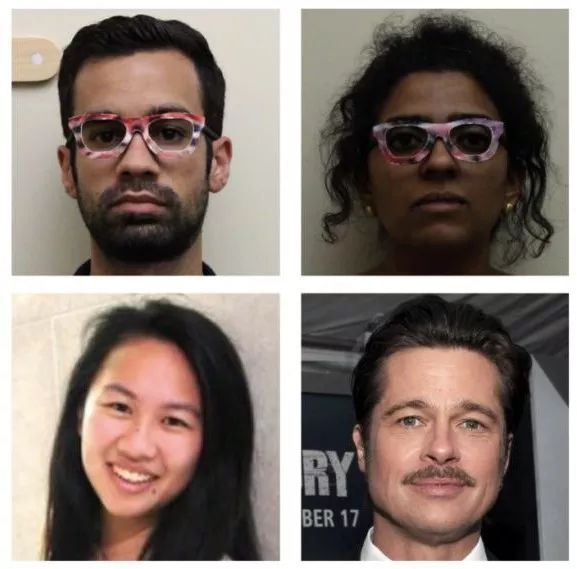
#> input picture images/sample.jpg, 577 x 569 px
$ python main.py
#> lines starting #> are read from the running program, lines starting #| are printed output that depends on the picture; after the words box and inside, x2 and y2 are one past the last pixel; in counts of white or black regions, pixels touching at a corner belong together
import cv2

def detect_faces(image_path):
    # 加载预训练的 Haar 特征分类器
#> called with image_path = 'images/sample.jpg'
    face_cascade = cv2.CascadeClassifier(cv2.data.haarcascades + 'haarcascade_frontalface_default.xml')

    # 读取图像
    image = cv2.imread(image_path)
#> image is the input picture: shape (569, 577, 3); mean B, G, R 111.6, 119, 132.3
    gray_image = cv2.cvtColor(image, cv2.COLOR_BGR2GRAY)
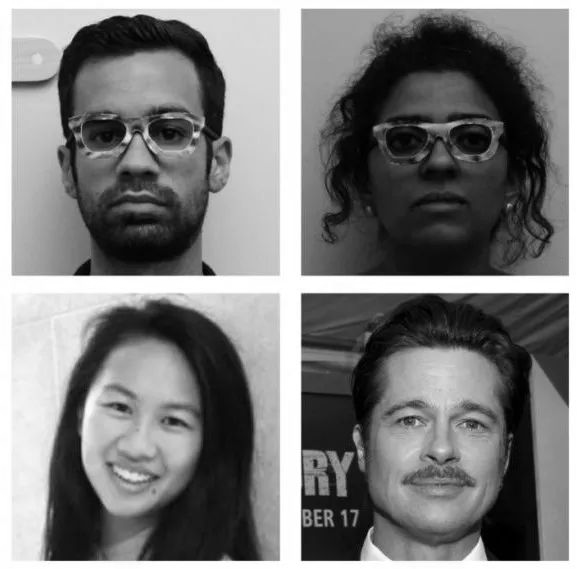
#> gray_image: shape (569, 577); min 0, max 255, mean 122.1

    # 检测人脸
    faces = face_cascade.detectMultiScale(gray_image, scaleFactor=1.1, minNeighbors=5, minSize=(30, 30))
#> faces = [[357, 355, 169, 169], [66, 352, 158, 158], [41, 56, 191, 191], [351, 68, 178, 178]]

    # 绘制矩形框
    for (x, y, w, h) in faces:
        cv2.rectangle(image, (x, y), (x + w, y + h), (255, 0, 0), 2)
#> this loop made 4 passes
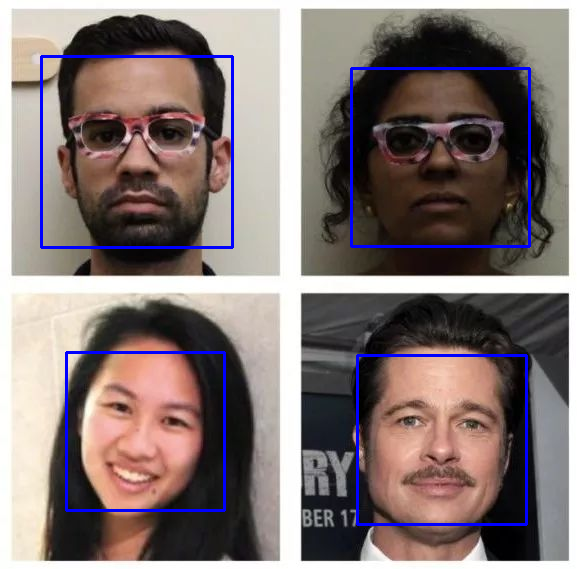
#> image: shape (569, 577, 3); 2.54% of pixels changed, all inside (x1, y1, x2, y2) = (40, 55, 531, 526)

    # 显示图像
    cv2.imshow('Detected Faces', image)
    cv2.waitKey(0)
    cv2.destroyAllWindows()

    # 保存处理后的图片
    output_path = "images/output.jpg"  # 你可以修改路径和文件名
    cv2.imwrite(output_path, image)
    print(f"处理后的图片已保存到 {output_path}")

if __name__ == "__main__":
    image_path = "images/sample.jpg"  # 确保图片路径正确
    detect_faces(image_path)
